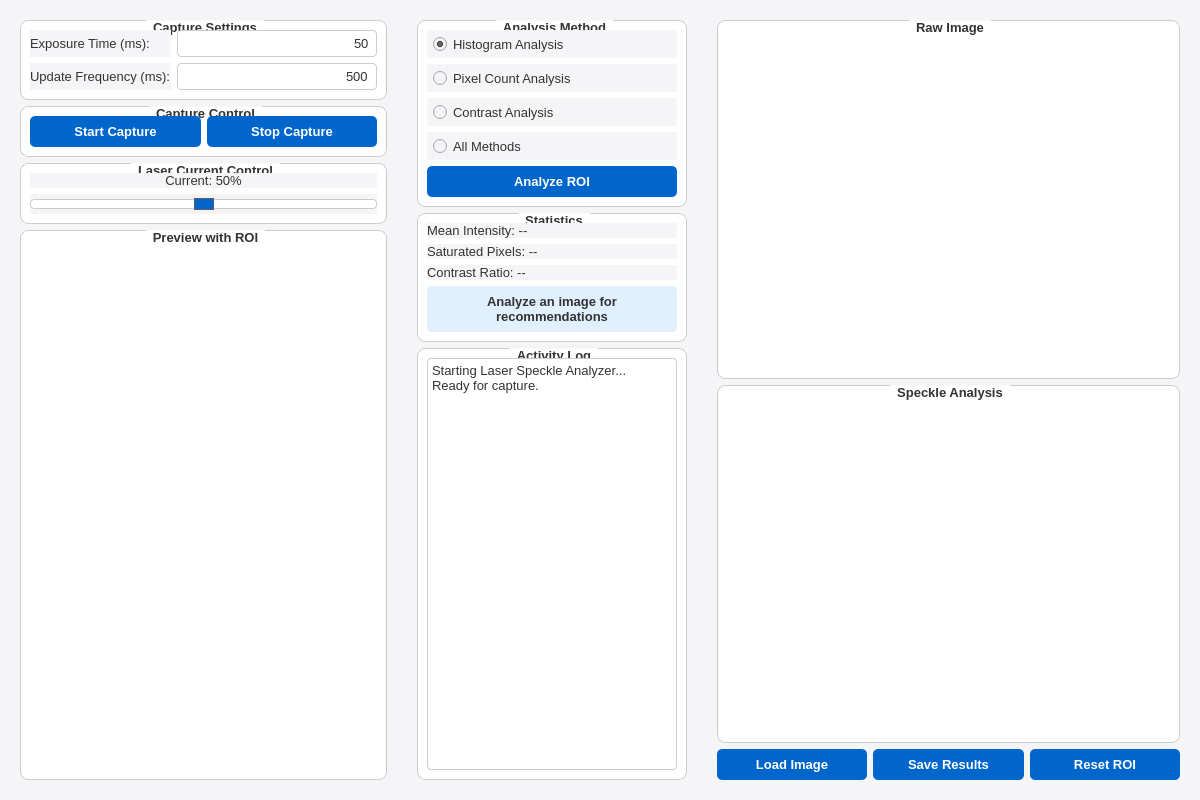
<?xml version="1.0" encoding="UTF-8"?>
<ui version="4.0">
 <class>LaserSpeckleUI</class>
 <widget class="QWidget" name="LaserSpeckleUI">
  <property name="geometry">
   <rect>
    <x>0</x>
    <y>0</y>
    <width>1200</width>
    <height>800</height>
   </rect>
  </property>
  <property name="windowTitle">
   <string>Laser Speckle Analyzer - Modern UI</string>
  </property>
  <property name="styleSheet">
   <string notr="true">QWidget {
    font-family: Arial;
    font-size: 10pt;
    background-color: #f5f5f7;
    color: #333333;
}

QGroupBox {
    border: 1px solid #cccccc;
    border-radius: 8px;
    margin-top: 1ex;
    font-weight: bold;
    background-color: white;
    color: #333333;
}

QGroupBox::title {
    subcontrol-origin: margin;
    subcontrol-position: top center;
    padding: 0 5px;
    font-size: 11pt;
    color: #333333;
}

QPushButton {
    background-color: #0066cc;
    color: white;
    border-radius: 5px;
    padding: 8px;
    font-weight: bold;
}

QPushButton:hover {
    background-color: #0080ff;
}

QPushButton:pressed {
    background-color: #004c99;
}

QLineEdit {
    border: 1px solid #cccccc;
    border-radius: 4px;
    padding: 4px;
    background-color: white;
    color: #333333;
}

QSlider::groove:horizontal {
    border: 1px solid #cccccc;
    height: 8px;
    background: #ffffff;
    margin: 2px 0;
    border-radius: 4px;
}

QSlider::handle:horizontal {
    background: #0066cc;
    border: 1px solid #5c5c5c;
    width: 18px;
    margin: -2px 0;
    border-radius: 9px;
}

QRadioButton {
    padding: 6px;
    color: #333333;
}

QRadioButton:checked {
    font-weight: bold;
}

QTextEdit {
    border: 1px solid #cccccc;
    border-radius: 4px;
    background-color: white;
    color: #333333;
}

QLabel {
    color: #333333;
}

QLabel#statsLabel, QLabel#recommendationLabel {
    font-weight: bold;
    padding: 8px;
    background-color: #e0f0ff;
    border-radius: 4px;
    color: #333333;
}
</string>
  </property>
  <layout class="QHBoxLayout" name="horizontalLayout">
   <property name="spacing">
    <number>12</number>
   </property>
   <item>
    <widget class="QWidget" name="leftColumn" native="true">
     <property name="sizePolicy">
      <sizepolicy hsizetype="Preferred" vsizetype="Preferred">
       <horstretch>4</horstretch>
       <verstretch>0</verstretch>
      </sizepolicy>
     </property>
     <layout class="QVBoxLayout" name="leftColumnLayout">
      <item>
       <widget class="QGroupBox" name="settingsGroup">
        <property name="title">
         <string>Capture Settings</string>
        </property>
        <layout class="QGridLayout" name="settingsLayout">
         <item row="0" column="0">
          <widget class="QLabel" name="exposureLabel">
           <property name="text">
            <string>Exposure Time (ms):</string>
           </property>
          </widget>
         </item>
         <item row="0" column="1">
          <widget class="QLineEdit" name="exposureInput">
           <property name="text">
            <string>50</string>
           </property>
           <property name="alignment">
            <set>Qt::AlignRight|Qt::AlignTrailing|Qt::AlignVCenter</set>
           </property>
          </widget>
         </item>
         <item row="1" column="0">
          <widget class="QLabel" name="frequencyLabel">
           <property name="text">
            <string>Update Frequency (ms):</string>
           </property>
          </widget>
         </item>
         <item row="1" column="1">
          <widget class="QLineEdit" name="frequencyInput">
           <property name="text">
            <string>500</string>
           </property>
           <property name="alignment">
            <set>Qt::AlignRight|Qt::AlignTrailing|Qt::AlignVCenter</set>
           </property>
          </widget>
         </item>
        </layout>
       </widget>
      </item>
      <item>
       <widget class="QGroupBox" name="controlGroup">
        <property name="title">
         <string>Capture Control</string>
        </property>
        <layout class="QHBoxLayout" name="controlLayout">
         <item>
          <widget class="QPushButton" name="startButton">
           <property name="text">
            <string>Start Capture</string>
           </property>
           <property name="icon">
            <iconset>
             <normaloff>icons/play.png</normaloff>icons/play.png</iconset>
           </property>
          </widget>
         </item>
         <item>
          <widget class="QPushButton" name="stopButton">
           <property name="text">
            <string>Stop Capture</string>
           </property>
           <property name="icon">
            <iconset>
             <normaloff>icons/stop.png</normaloff>icons/stop.png</iconset>
           </property>
          </widget>
         </item>
        </layout>
       </widget>
      </item>
      <item>
       <widget class="QGroupBox" name="currentGroup">
        <property name="title">
         <string>Laser Current Control</string>
        </property>
        <layout class="QVBoxLayout" name="currentLayout">
         <item>
          <widget class="QLabel" name="currentLabel">
           <property name="text">
            <string>Current: 50%</string>
           </property>
           <property name="alignment">
            <set>Qt::AlignCenter</set>
           </property>
          </widget>
         </item>
         <item>
          <widget class="QSlider" name="currentSlider">
           <property name="maximum">
            <number>100</number>
           </property>
           <property name="value">
            <number>50</number>
           </property>
           <property name="orientation">
            <enum>Qt::Horizontal</enum>
           </property>
           <property name="tickPosition">
            <enum>QSlider::TicksBelow</enum>
           </property>
           <property name="tickInterval">
            <number>10</number>
           </property>
          </widget>
         </item>
        </layout>
       </widget>
      </item>
      <item>
       <widget class="QGroupBox" name="previewGroup">
        <property name="sizePolicy">
         <sizepolicy hsizetype="Preferred" vsizetype="Expanding">
          <horstretch>0</horstretch>
          <verstretch>0</verstretch>
         </sizepolicy>
        </property>
        <property name="title">
         <string>Preview with ROI</string>
        </property>
        <layout class="QVBoxLayout" name="previewLayout"/>
       </widget>
      </item>
     </layout>
    </widget>
   </item>
   <item>
    <widget class="QWidget" name="middleColumn" native="true">
     <property name="sizePolicy">
      <sizepolicy hsizetype="Preferred" vsizetype="Preferred">
       <horstretch>3</horstretch>
       <verstretch>0</verstretch>
      </sizepolicy>
     </property>
     <layout class="QVBoxLayout" name="middleColumnLayout">
      <item>
       <widget class="QGroupBox" name="analysisGroup">
        <property name="title">
         <string>Analysis Method</string>
        </property>
        <layout class="QVBoxLayout" name="analysisLayout">
         <item>
          <widget class="QRadioButton" name="histogramRadio">
           <property name="text">
            <string>Histogram Analysis</string>
           </property>
           <property name="checked">
            <bool>true</bool>
           </property>
          </widget>
         </item>
         <item>
          <widget class="QRadioButton" name="pixelCountRadio">
           <property name="text">
            <string>Pixel Count Analysis</string>
           </property>
          </widget>
         </item>
         <item>
          <widget class="QRadioButton" name="contrastRadio">
           <property name="text">
            <string>Contrast Analysis</string>
           </property>
          </widget>
         </item>
         <item>
          <widget class="QRadioButton" name="allMethodsRadio">
           <property name="text">
            <string>All Methods</string>
           </property>
          </widget>
         </item>
         <item>
          <widget class="QPushButton" name="analyzeButton">
           <property name="text">
            <string>Analyze ROI</string>
           </property>
          </widget>
         </item>
        </layout>
       </widget>
      </item>
      <item>
       <widget class="QGroupBox" name="statsGroup">
        <property name="title">
         <string>Statistics</string>
        </property>
        <layout class="QVBoxLayout" name="statsLayout">
         <item>
          <widget class="QLabel" name="meanLabel">
           <property name="text">
            <string>Mean Intensity: --</string>
           </property>
          </widget>
         </item>
         <item>
          <widget class="QLabel" name="saturationLabel">
           <property name="text">
            <string>Saturated Pixels: --</string>
           </property>
          </widget>
         </item>
         <item>
          <widget class="QLabel" name="contrastLabel">
           <property name="text">
            <string>Contrast Ratio: --</string>
           </property>
          </widget>
         </item>
         <item>
          <widget class="QLabel" name="recommendationLabel">
           <property name="text">
            <string>Analyze an image for recommendations</string>
           </property>
           <property name="alignment">
            <set>Qt::AlignCenter</set>
           </property>
           <property name="wordWrap">
            <bool>true</bool>
           </property>
          </widget>
         </item>
        </layout>
       </widget>
      </item>
      <item>
       <widget class="QGroupBox" name="logGroup">
        <property name="sizePolicy">
         <sizepolicy hsizetype="Preferred" vsizetype="Expanding">
          <horstretch>0</horstretch>
          <verstretch>0</verstretch>
         </sizepolicy>
        </property>
        <property name="title">
         <string>Activity Log</string>
        </property>
        <layout class="QVBoxLayout" name="logLayout">
         <item>
          <widget class="QTextEdit" name="logText">
           <property name="readOnly">
            <bool>true</bool>
           </property>
           <property name="html">
            <string>&lt;!DOCTYPE HTML PUBLIC &quot;-//W3C//DTD HTML 4.0//EN&quot; &quot;http://www.w3.org/TR/REC-html40/strict.dtd&quot;&gt;
&lt;html&gt;&lt;head&gt;&lt;meta name=&quot;qrichtext&quot; content=&quot;1&quot; /&gt;&lt;meta charset=&quot;utf-8&quot; /&gt;&lt;style type=&quot;text/css&quot;&gt;
p, li { white-space: pre-wrap; }
hr { height: 1px; border-width: 0; }
li.unchecked::marker { content: &quot;\2610&quot;; }
li.checked::marker { content: &quot;\2612&quot;; }
&lt;/style&gt;&lt;/head&gt;&lt;body style=&quot; font-family:'Arial'; font-size:10pt; font-weight:400; font-style:normal;&quot;&gt;
&lt;p style=&quot; margin-top:0px; margin-bottom:0px; margin-left:0px; margin-right:0px; -qt-block-indent:0; text-indent:0px;&quot;&gt;Starting Laser Speckle Analyzer...&lt;/p&gt;
&lt;p style=&quot; margin-top:0px; margin-bottom:0px; margin-left:0px; margin-right:0px; -qt-block-indent:0; text-indent:0px;&quot;&gt;Ready for capture.&lt;/p&gt;&lt;/body&gt;&lt;/html&gt;</string>
           </property>
          </widget>
         </item>
        </layout>
       </widget>
      </item>
     </layout>
    </widget>
   </item>
   <item>
    <widget class="QWidget" name="rightColumn" native="true">
     <property name="sizePolicy">
      <sizepolicy hsizetype="Preferred" vsizetype="Preferred">
       <horstretch>5</horstretch>
       <verstretch>0</verstretch>
      </sizepolicy>
     </property>
     <layout class="QVBoxLayout" name="rightColumnLayout">
      <item>
       <widget class="QGroupBox" name="rawImageGroup">
        <property name="sizePolicy">
         <sizepolicy hsizetype="Preferred" vsizetype="Expanding">
          <horstretch>0</horstretch>
          <verstretch>1</verstretch>
         </sizepolicy>
        </property>
        <property name="title">
         <string>Raw Image</string>
        </property>
        <layout class="QVBoxLayout" name="rawImageLayout"/>
       </widget>
      </item>
      <item>
       <widget class="QGroupBox" name="speckleImageGroup">
        <property name="sizePolicy">
         <sizepolicy hsizetype="Preferred" vsizetype="Expanding">
          <horstretch>0</horstretch>
          <verstretch>1</verstretch>
         </sizepolicy>
        </property>
        <property name="title">
         <string>Speckle Analysis</string>
        </property>
        <layout class="QVBoxLayout" name="speckleImageLayout"/>
       </widget>
      </item>
      <item>
       <layout class="QHBoxLayout" name="fileControlLayout">
        <item>
         <widget class="QPushButton" name="loadButton">
          <property name="text">
           <string>Load Image</string>
          </property>
         </widget>
        </item>
        <item>
         <widget class="QPushButton" name="saveButton">
          <property name="text">
           <string>Save Results</string>
          </property>
         </widget>
        </item>
        <item>
         <widget class="QPushButton" name="resetButton">
          <property name="text">
           <string>Reset ROI</string>
          </property>
         </widget>
        </item>
       </layout>
      </item>
     </layout>
    </widget>
   </item>
  </layout>
 </widget>
 <resources/>
 <connections/>
</ui> 
